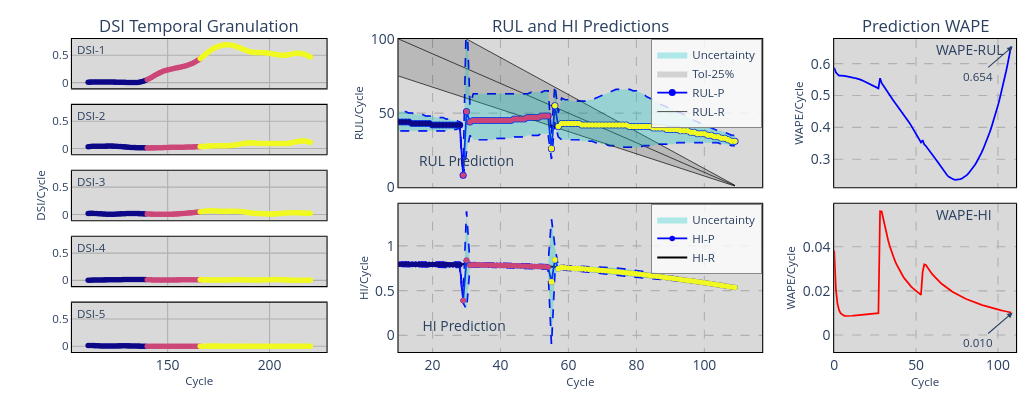

The notebook cell this image was saved under:
### Code cell
RS_PATH     = r'Dataset\DSIR1n\B1_2.csv'
HI_PATH     = r'Dataset\HI1\Bearing1_2.csv'
RS = pd.read_csv(RS_PATH)
HI = pd.read_csv(HI_PATH)

X, Y, Z, kX = PrepareData(RS, HI, W, nI, nO, mO)
ref, J, L = RefEoL(sig, EOL, kX, frac=RUL_FRAC) 
teda.restart(ref)
teda.SimGranularRUL(J,L,X,Y,Z)

PlotSimulation(teda=teda,mode='ply',xi=10, yf=100,ftrs=5,dsi_mode='hide')
